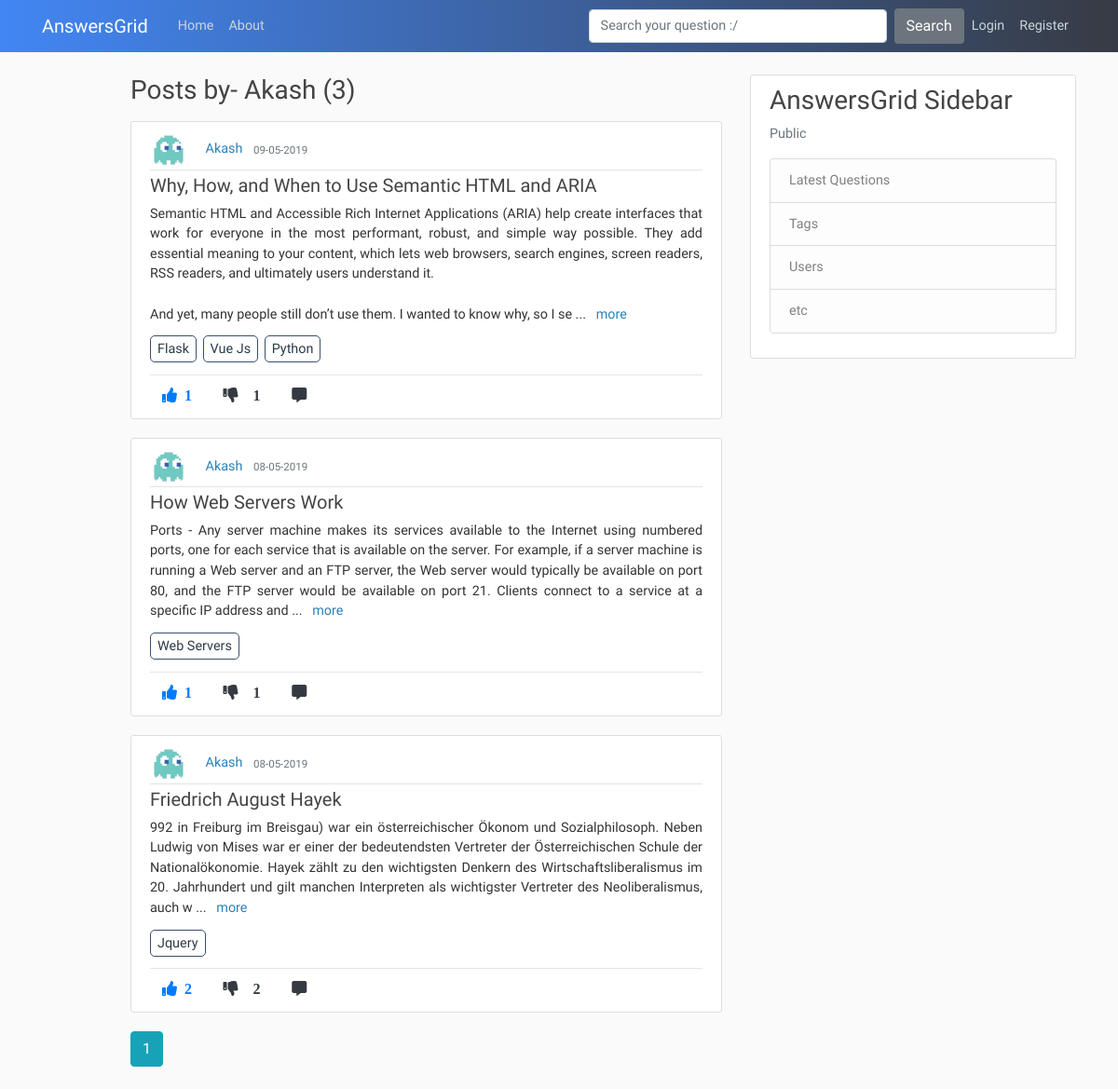
/user/Akash, run on an earlier commit of the app's database.
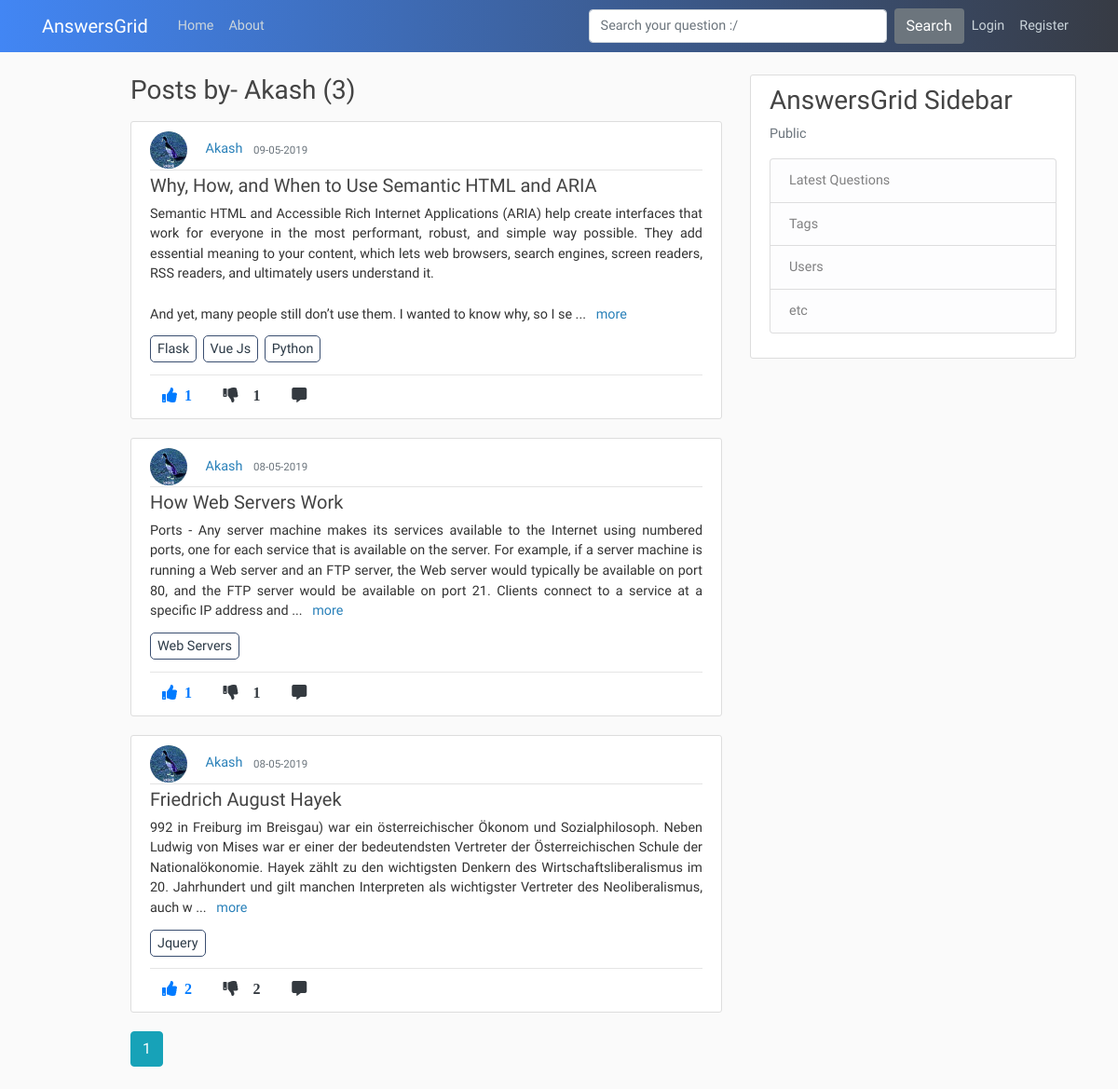
And on a later commit of the database.
### application/models.py (models this page shows, shortened)
class User(db.Model, UserMixin):
    id = db.Column(db.Integer, primary_key=True)
    username = db.Column(db.String(20), unique=True, nullable=False)
    email = db.Column(db.String(120), unique=True, nullable=False)
    image_file = db.Column(db.String(20), nullable=False, default='default.jpg')
    password = db.Column(db.String(60), nullable=False)
    posts = db.relationship('Post', backref='author', lazy=True)
    comments = db.relationship('Comment', backref='author', lazy=True)

class Post(db.Model):
    id = db.Column(db.Integer, primary_key=True)
    title = db.Column(db.String(100), nullable=False)
    content = db.Column(db.Text, nullable=False)
    date_posted = db.Column(db.DateTime, nullable=False, default=datetime.utcnow)
    like_count = db.Column(db.Integer, nullable=False, default=0)
    dislike_count = db.Column(db.Integer, nullable=False, default=0)
    user_id = db.Column(db.Integer, db.ForeignKey('user.id'), nullable=False)
    comments = db.relationship('Comment', backref='commentOnPost', lazy=True)

class tagposts(db.Model):
    id = db.Column(db.Integer, primary_key=True, nullable=False)
    post_id = db.Column(db.Integer, db.ForeignKey('post.id'), nullable=False)
    tag_id = db.Column(db.Integer, db.ForeignKey('tags.tag_id'), nullable=False)

class Tags(db.Model):
    tag_id = db.Column(db.Integer, primary_key=True, nullable=False)
    tag_title = db.Column(db.String,nullable=False)

### application/routes.py (the view)
@app.route("/user/<string:username>")
def user_posts(username):
    page = request.args.get('page', 1, type=int)
    user = User.query.filter_by(username=username).first_or_404()
    posts = Post.query.filter_by(author=user)\
        .order_by(Post.date_posted.desc())\
        .paginate(page=page, per_page=5)
    joinedTables = db.session.query(tagposts.post_id,tagposts.tag_id,Tags.tag_title,Post.title,Post.user_id,Post.like_count,Post.content).join(Tags).join(Post).all()
    return render_template('user_posts.html', posts=posts, user=user, joinedTables=joinedTables)

### application/templates/user_posts.html
{% extends "layout.html" %}
{% block content %}
    <h3 class="mb-3">Posts by- {{ user.username }} ({{ posts.total }}) </h3>
    {% for post in posts.items %}
        <article class="media content-section">
          <div class="media-body">
            <div class="article-metadata">
              <img class="rounded-circle article-img" src="{{ url_for('static', filename='profile_pics/' + post.author.image_file) }}">
              <a class="mr-2" href="{{ url_for('user_posts', username=post.author.username) }}">{{ post.author.username }}</a>
              <small class="text-muted">{{ post.date_posted.strftime('%d-%m-%Y') }}</small>
            </div>
            <h5 class=" text-justify"><a class="article-title" href="{{ url_for('post', post_id=post.id) }}">{{ post.title }}</a></h5>
            <p class="article-content more text-justify">{{ post.content }}</p>
            {% for tag in joinedTables %}
            {% if post.id in tag %}
            <a class="article-content tag-style text-justify" href="{{ url_for('tags', tag_title=tag.tag_title) }}">{{ tag.tag_title }}</a>
            {% endif %}
            {% endfor %}<hr>
            <div class="footRow">
              {%  if current_user.is_authenticated %}
                <a href="{{ url_for('upvote', post_id=post.id, user_id=current_user.id) }}"><i class="fas fa-thumbs-up mr-1 btn text-primary upvote"><span class="ml-2 likes-count">{{ post.like_count }}</span></i></a>
                <a href="{{ url_for('downvote', post_id=post.id, user_id=current_user.id) }}"><i class="fas fa-thumbs-down mr-1 btn text-dark"><span id="demo" class="ml-3">{{ post.dislike_count }}</i></a>
                <a href="{{url_for('comment_post', post_id=post.id)}}"><i class="fas fa-comment-alt mr-3 btn text-dark"></i></a>
                <a href="https://twitter.com/share?ref_src=twsrc%5Etfw" class="twitter-share-button" data-show-count="false"></a>
                {% else %}
                <a href="#"><i class="fas fa-thumbs-up mr-1 btn text-primary upvote"><span class="ml-2 likes-count">{{ post.like_count }}</span></i></a>
                <a href="#"><i class="fas fa-thumbs-down mr-1 btn text-dark"><span id="demo" class="ml-3">{{ post.like_count }}</i></a>
                <a href="{{url_for('comment_post', post_id=post.id)}}"><i class="fas fa-comment-alt mr-1 btn text-dark"></i></a>
              {% endif %}
              </div>
          </div>
        </article>
    {% endfor %}
    {% for page_num in posts.iter_pages(left_edge=1, right_edge=1, left_current=1, right_current=2) %}
      {% if page_num %}
        {% if posts.page == page_num %}
          <a class="btn btn-info mb-4" href="{{ url_for('user_posts', username=user.username, page=page_num) }}">{{ page_num }}</a>
        {% else %}
          <a class="btn btn-outline-info mb-4" href="{{ url_for('user_posts', username=user.username, page=page_num) }}">{{ page_num }}</a>
        {% endif %}
      {% else %}
      ...
      {% endif %}
    {% endfor %}
{% endblock content %}

### application/templates/layout.html (shortened to what this page needs)
<!DOCTYPE html>
<html>
<head>
    <link rel="stylesheet" href="https://maxcdn.bootstrapcdn.com/bootstrap/4.0.0/css/bootstrap.min.css">
    <link rel="stylesheet" type="text/css" href="{{ url_for('static', filename='main.css') }}">
    <link rel="stylesheet" href="https://use.fontawesome.com/releases/v5.8.1/css/all.css">
    <link href="http://cdnjs.cloudflare.com/ajax/libs/summernote/0.8.11/summernote.css" rel="stylesheet">
    <link href="https://cdnjs.cloudflare.com/ajax/libs/select2/4.0.6-rc.0/css/select2.min.css" rel="stylesheet" />
</head>
<body>
    <header class="site-header">
      <nav class="navbar navbar-expand-md navbar-dark fixed-top">
        <div class="container">
          <a class="navbar-brand mr-4" href="/">AnswersGrid</a>
          <div class="collapse navbar-collapse" id="navbarToggle">
            <div class="navbar-nav mr-auto">
              <a class="nav-item nav-link" href="{{ url_for('home') }}">Home</a>
              <a class="nav-item nav-link" href="{{ url_for('about') }}">About</a>
            </div>
            <form method="POST" action="/search" class="form-inline my-2 my-lg-0 form-group">
              <input class="form-control mr-sm-2 search-box" type="search" placeholder="Search your question :/" name="search" aria-label="Search">
              <button class="btn bg-secondary text-white" type="submit">Search</button>
             </form>
            <div class="navbar-nav">
              {%  if current_user.is_authenticated %}
              <a class="nav-item nav-link" href="{{ url_for('new_post') }}">Ask Question</a>
              <a class="nav-item nav-link" href="{{ url_for('account') }}">Account</a>
              <a class="nav-item nav-link" href="{{ url_for('logout') }}">Logout</a>
              {% else  %}
              <a class="nav-item nav-link" href="{{ url_for('login') }}">Login</a>
              <a class="nav-item nav-link" href="{{ url_for('register') }}">Register</a>
            {% endif %}
            </div>
          </div>
        </div>
      </nav>
    </header>
    <main role="main" class="container">
      <div class="row">
        <div class="col-md-1"></div>
        <div class="col-md-7">
          {% block content %}{% endblock %}
        </div>
        <div class="col-md-4">
          <div class="content-section">
            <h3>AnswersGrid Sidebar</h3>
            <p class='text-muted'>Public
              <ul class="list-group">
                <li class="list-group-item list-group-item-light">Latest Questions</li>
                <li class="list-group-item list-group-item-light">Tags</li>
                <li class="list-group-item list-group-item-light">Users</li>
                <li class="list-group-item list-group-item-light">etc</li>
              </ul>
            </p>
          </div>
        </div>
      </div>
    </main>
</body>
</html>

### application/static/main.css (style rules this page uses)
body { background: #fafafa; color: #333333; margin-top: 5rem; }
h1, h2, h3, h4, h5, h6 { color: #444444; }
.site-header .navbar-nav .nav-link { color: #cbd5db; }
.content-section { background: #ffffff; padding: 10px 20px; border: 1px solid #dddddd; border-radius: 3px; margin-bottom: 20px; }
.article-title { color: #444444; }
.article-content { white-space: pre-line; }
.article-img { height: 40px; width: 40px; margin-right: 16px; }
.article-metadata { padding-bottom: 1px; margin-bottom: 4px; border-bottom: 1px solid #e3e3e3 }
form .search-box { width:300px; }

### application/templates/layout.html (style rules this page uses)
body { color: #333333; margin-top: 5rem; font-size: .9rem; font-weight: 400; line-height: 1.5; font-family: Inconsolata, monospace; }
.form-control { display: block; width: 100%; padding: .375rem .75rem; font-size: .9rem; line-height: 1.5; color: #495057; background-color: #fff; background-clip: padding-box; border: 1px solid #ced4da; border-radius: .25rem; transition: border-color .15s ease-in-out,box-shadow .15s ease-in-out; }
.navbar { background: linear-gradient(to right, #4286f4, #373B44); }
form .search-box { width: 20rem!important; }
img { display: inline; }
.footRow { margin-top: -10px; }
.tag-style { margin-right: 3px; border: 1px solid #3a4e70; padding: 5px 7px; border-radius: 5px; color: #2C3A47 }
a { color: #2980b9; }

What changed in the data, as far as the page shows it:
changed through a linked row, Post "Why, How, and When to Use Semantic HTML and ARIA": image_file: a different picture
changed through a linked row, Post "How Web Servers Work": image_file: a different picture
changed through a linked row, Post "Friedrich August Hayek": image_file: a different picture
